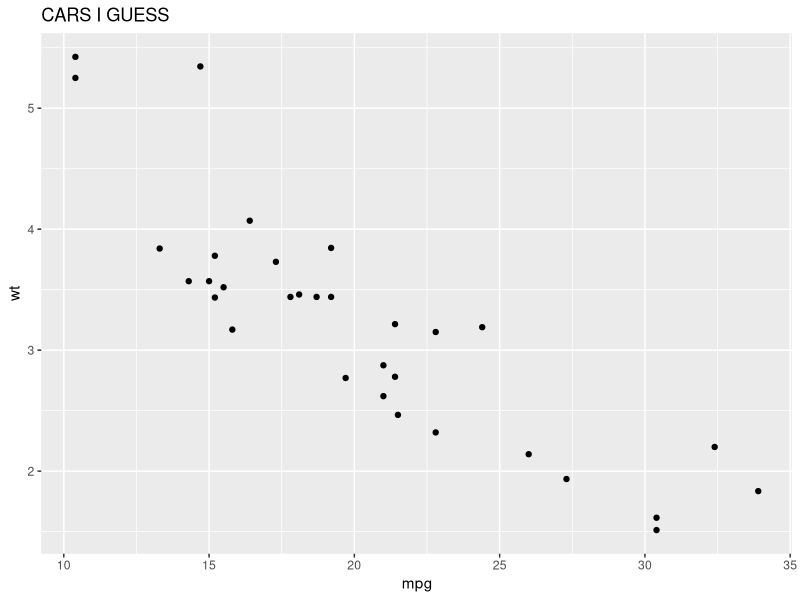
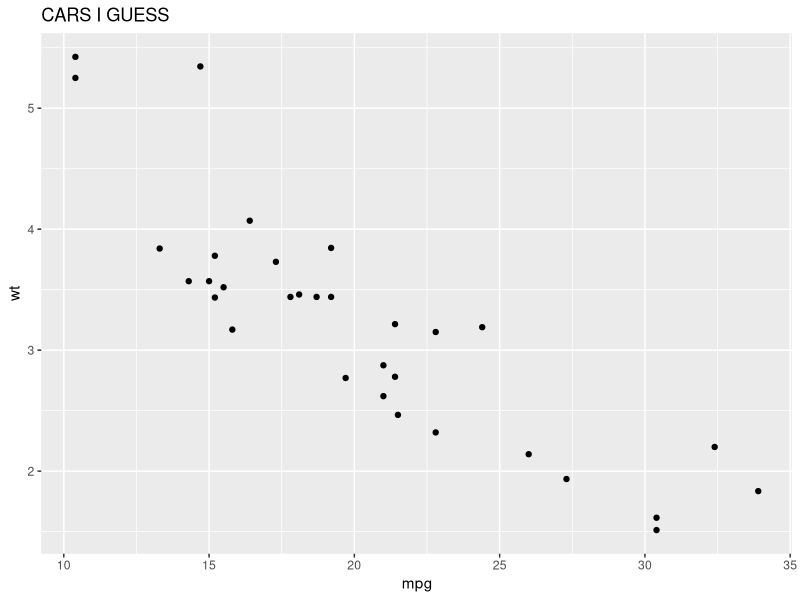
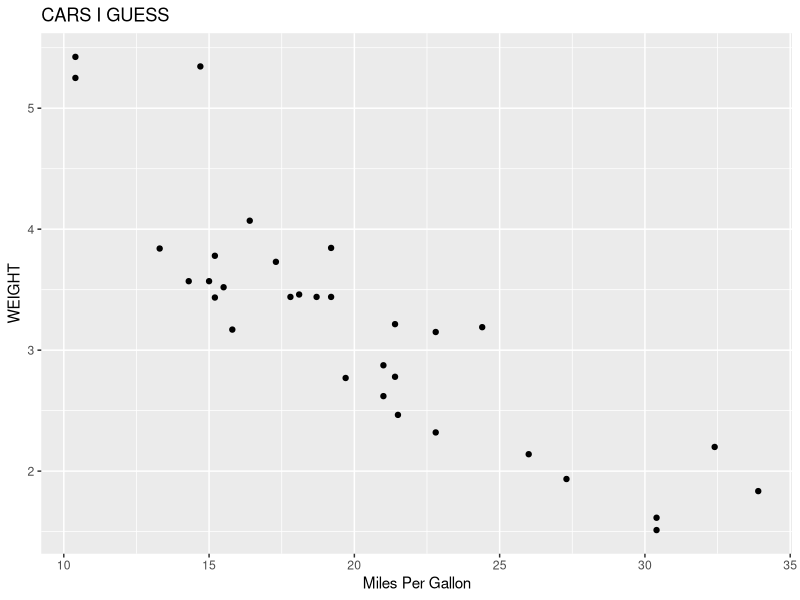
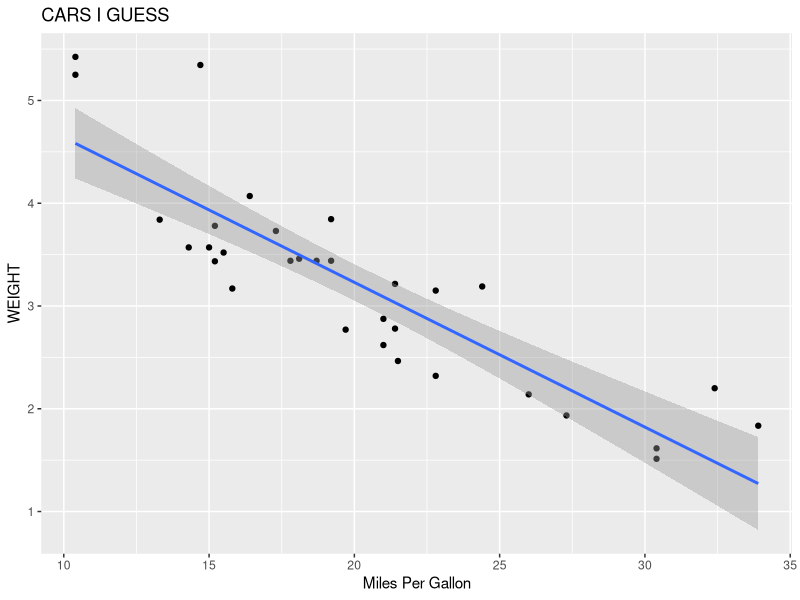
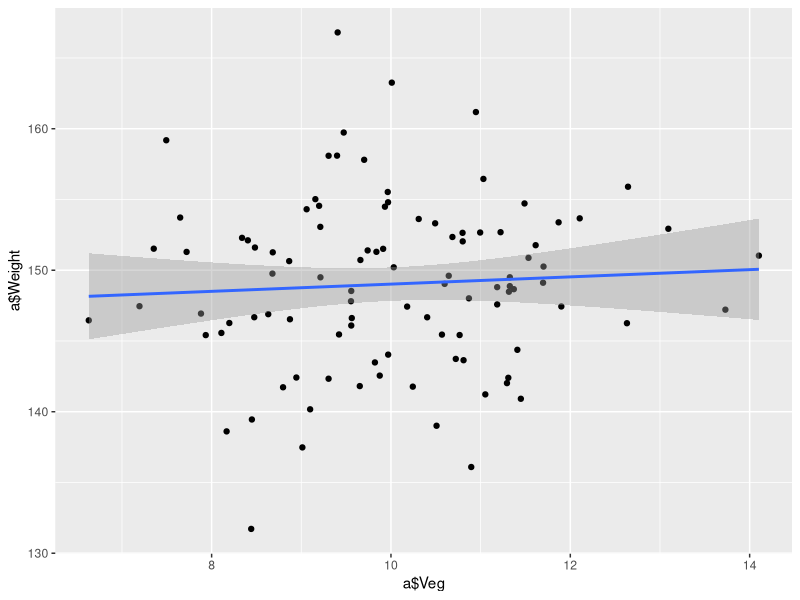
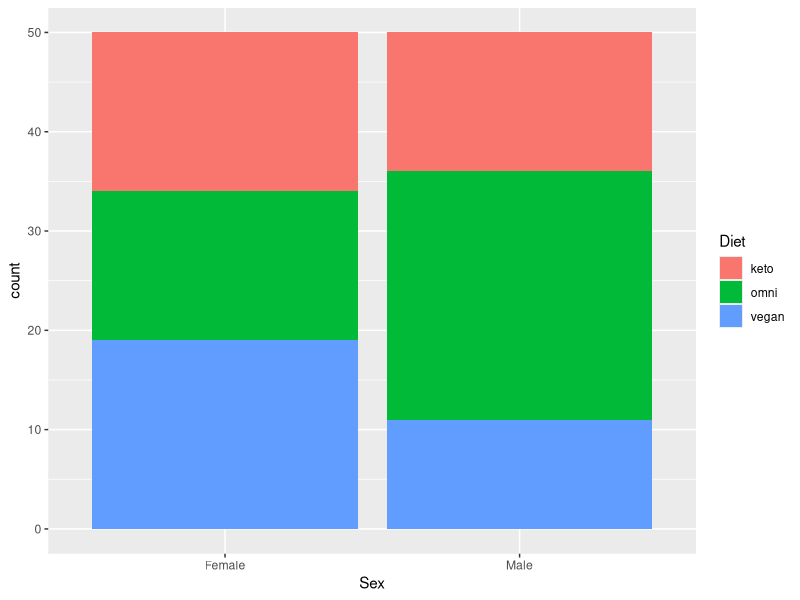
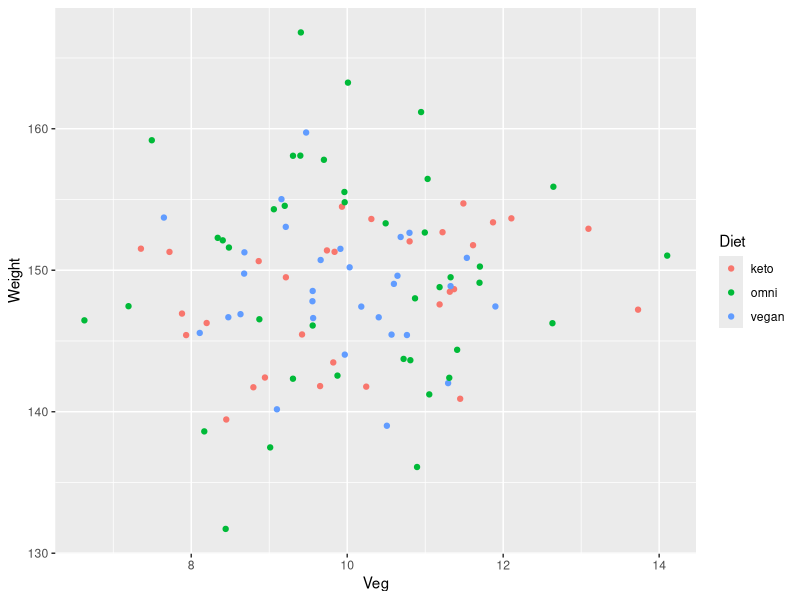
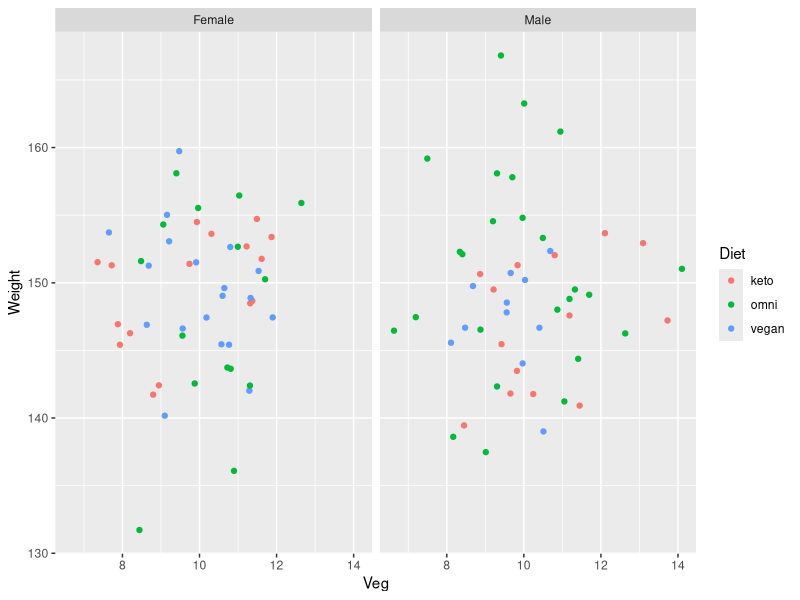

Reproduce these figures in R, in order.
#libraries-----------------------------------
#https://www.rstudio.com/wp-content/uploads/2015/03/ggplot2-cheatsheet.pdf
library(MASS)
library(ggplot2)
#titles--------------------------------------
ggplot(mtcars, aes(mpg,wt)) + geom_point() +
  ggtitle("CARS I GUESS")

ggplot(mtcars, aes(mpg,wt)) + geom_point() +
  labs(title = "CARS I GUESS")

ggplot(mtcars, aes(mpg,wt)) + geom_point() +
  labs(title = "CARS I GUESS",
       x = "Miles Per Gallon",
       y = "WEIGHT")

ggplot(mtcars, aes(mpg,wt)) + geom_point() +
  labs(title = "CARS I GUESS",
       x = "Miles Per Gallon",
       y = "WEIGHT") + geom_smooth(method = lm)

#multiple geoms---------------------------------
a <- mvrnorm(100, c(10,150),
             matrix(c(2,0.7,0.7,40),
                    ncol = 2))
a <- data.frame(a)
diet <- c(rep("keto",30), rep("vegan",30),
          rep("omni",40))
a$diet <- diet
sex <- sample(rep(c("Male","Female"),50))
a$sex <- sex
names(a) <- c("Veg", "Weight", "Diet", "Sex")

gg <- ggplot(a,aes(a$Veg,a$Weight))
gg + geom_point() + geom_smooth(method =  lm)

#stacked bar---------------------------------------

gg2 <- ggplot(a,aes(x = Sex)) +
  geom_bar(aes(fill = Diet))

gg2

#facet--------------------------------------------
gg3 <- ggplot(a,aes(Veg,Weight)) +
  geom_point(aes(color = Diet))

gg3

gg3 + facet_wrap(~Sex)

gg3 + facet_wrap(~Sex) +
  geom_smooth(method = lm) 

gg3 + facet_wrap(~Sex) + geom_smooth(method = lm) +
  theme_minimal()

gg3 + facet_wrap(Sex~Diet) +
  geom_smooth(method = lm)

gg3 + coord_flip()

